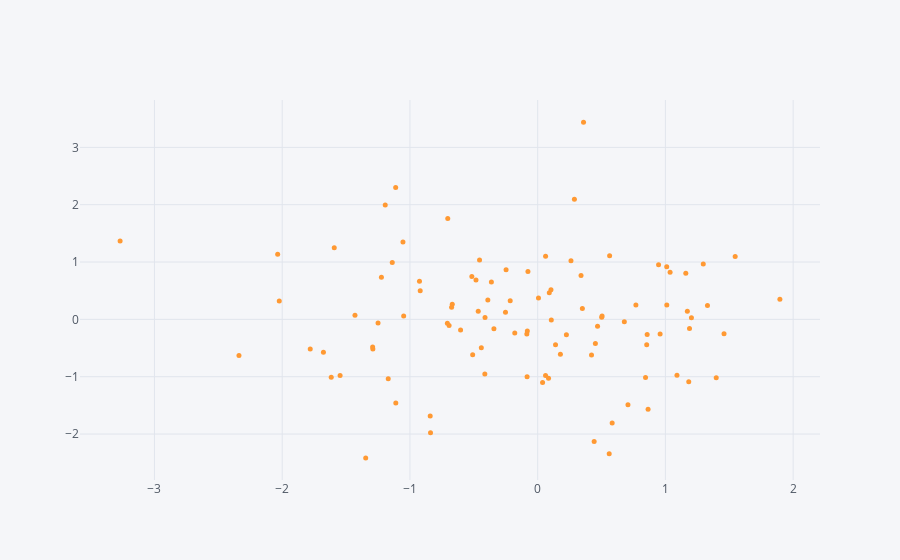

The code cell stored with this chart in its notebook:
### Code cell
#scatter plots (dont forget to add markers)
df.iplot(kind='scatter', x= 'A',y='B', mode='markers', size=5)
